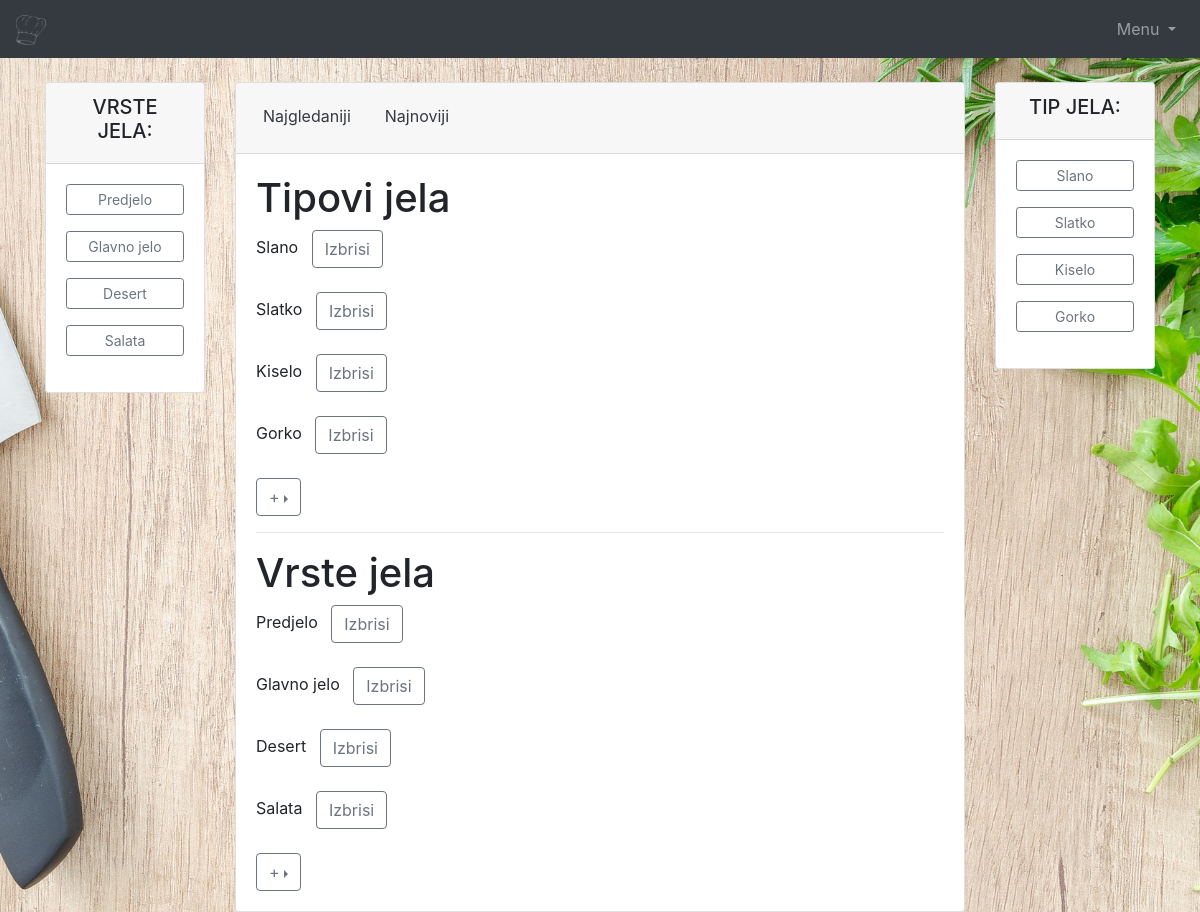
/admin.php?a=auredi (signed in), run on an earlier commit of the app's database.
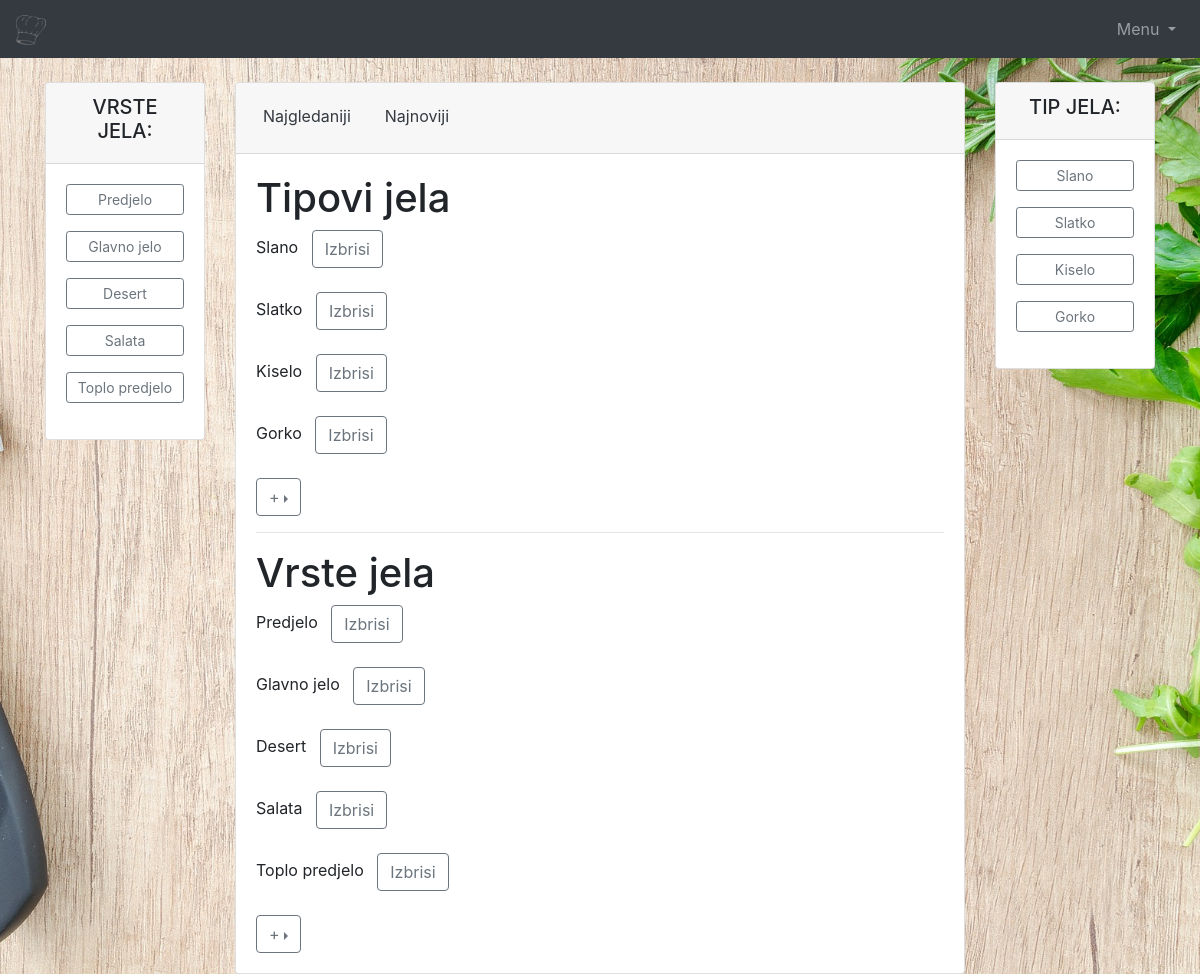
And on a later commit of the database.
### tables this page shows
CREATE TABLE IF NOT EXISTS `vrsta_jela` (
  `id` int(10) UNSIGNED NOT NULL AUTO_INCREMENT,
  `naziv` varchar(50) NOT NULL,
  PRIMARY KEY (`id`)
);

CREATE TABLE IF NOT EXISTS `tip` (
  `id` int(10) UNSIGNED NOT NULL AUTO_INCREMENT,
  `naziv` varchar(50) NOT NULL,
  PRIMARY KEY (`id`)
);

### Help/database.php (called while the page is built, shortened)
<?php
class kuharica_baza {
    public static function connect() {
        $c = new mysqli(self::host, self::user, self::pass, self::database);
        $c->query("SET CHARACTER SET utf8");
        return $c;
    }
}
?>

### admin.php (called while the page is built, shortened)
<?php
require_once ('Controller/ManagerVrsta_jela.php');
require_once ('Help/database.php');
require_once ('Model/ModelVrsta_jela.php');
require_once ('Controller/ManagerTip.php');
require_once ('Model/ModelTip.php');
$vjm = new ManagerVrsta_jela();
$vt = new ManagerTip();
if (!isset($_GET['a'])) {
    $a = '';
} else {
    $a = $_GET['a'];
}
switch ($a) {
    case 'auredi':        $template = 'Admin/AdminTipiVrste';
                          $vrsta_jela = $vjm->getVrsta_jela();
                          $vrsta_tipa = $vt->getTip();
                          break;
}
include_once 'Admin/AdminPocetna.php';
?>

### Controller/ManagerVrsta_jela.php (called while the page is built, shortened)
<?php
class ManagerVrsta_jela{
    private $vise_vrsta_jela = array();
    private $c;
    public function __construct(){
            $this->c = kuharica_baza::connect();
    }
    public function getVrsta_jela(){
        $sql = "SELECT * FROM vrsta_jela";
        $r = $this->c->query($sql);
        while($row = $r->fetch_assoc()){
            $v = new Vrsta_jela();
            $v->setId($row['id']);
            $v->setNaziv($row['naziv']);
            $this->vise_vrsta_jela[] = $v;
        }
        return $this->vise_vrsta_jela;
    }
}
?>

### Model/ModelVrsta_jela.php (called while the page is built, shortened)
<?php
class Vrsta_jela {
    private $id;
    private $naziv;
    public function getId(){return $this->id; }
    public function getNaziv(){return $this->naziv; }
    public function setId($id){ $this->id = $id; }
    public function setNaziv($naziv){ $this->naziv = $naziv; }
}
?>

### Controller/ManagerTip.php (called while the page is built, shortened)
<?php
class ManagerTip {
    private $vise_vrsta_tipova = array();
    private $c;
    public function __construct(){
            $this->c = kuharica_baza::connect();
    }
    public function getTip(){
        $sql = "SELECT * FROM tip";
        $r = $this->c->query($sql);
        while($row = $r->fetch_assoc()){
            $v = new Tip();
            $v->setId($row['id']);
            $v->setNaziv($row['naziv']);
            $this->vise_vrsta_tipova[] = $v;
        }
        return $this->vise_vrsta_tipova;
    }
}
?>

### Model/ModelTip.php (called while the page is built, shortened)
<?php
class Tip {
    private $id;
    private $naziv;
    public function getId(){return $this->id; }
    public function getNaziv(){return $this->naziv; }
    public function setId($id){ $this->id = $id; }
    public function setNaziv($naziv){ $this->naziv = $naziv; }
}
?>

### Admin/AdminTipiVrste.php (the view, shortened to what this page needs)
<h1>Tipovi jela</h1>
<?php
foreach ($vrsta_tipa as $v) {
    echo '<div clas="text-primary">' . $v->getNaziv();
    echo '<a class="btn btn-outline-secondary" href="admin.php?a=izbrisiTIP&id=' . $v->getId() . '" role="button">Izbrisi</a>';
    echo '</div>';
    echo '<br>';
}
?>
<div class="btn-group dropright">
    <button type="button" class="btn btn-outline-secondary dropdown-toggle" data-toggle="dropdown" aria-haspopup="true" aria-expanded="false">+</button>
</div>
<hr>
<h1>Vrste jela</h1>
<?php
foreach ($vrsta_jela as $v) {
    echo '<div clas="text-primary">' . $v->getNaziv();
    echo '<a class="btn btn-outline-secondary" href="admin.php?a=izbrisiVRSTA&id=' . $v->getId() . '" role="button">Izbrisi</a>';
    echo '</div>';
    echo '<br>';
}
?>
<div class="btn-group dropright">
    <button type="button" class="btn btn-outline-secondary dropdown-toggle" data-toggle="dropdown" aria-haspopup="true" aria-expanded="false">+</button>
</div>

### View/prikazVrste_jela.php
<?php
foreach ($vrsta_jela as $v){
    echo '<p><a class="btn btn-outline-secondary btn-sm btn-block" href="?a=vrsta_jela&id='.$v->getId().'">'.$v->getNaziv().'</a></p>';
}
?>

### View/prikazTip.php
<?php
foreach ($vrsta_tipa as $v){
    echo '<p><a class="btn btn-outline-secondary btn-sm btn-block" href="?a=tip&id='.$v->getId().'">'.$v->getNaziv().'</a></p>';
}
?>

What changed in the data, as far as the page shows it:
added vrsta_jela: naziv "Toplo predjelo"
